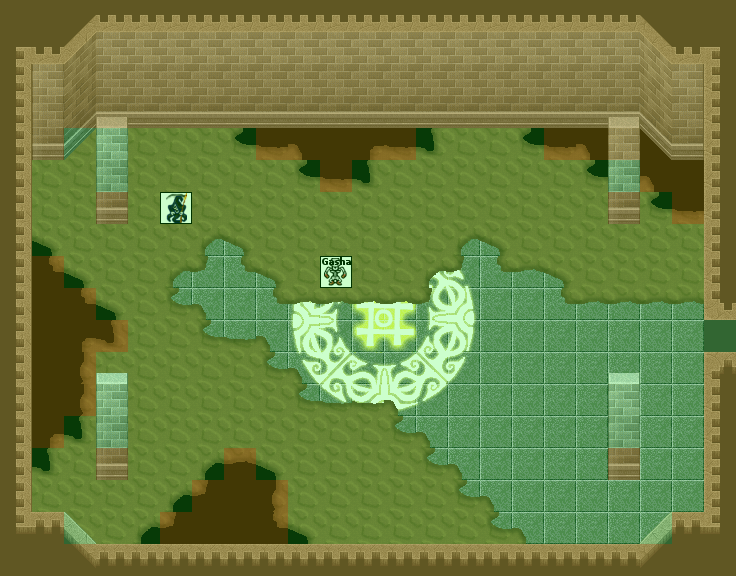

A level layout from a 2D game, rendered from its tile map. Below: a short description, then the map file with tile-grid data replaced by summaries:
An orthogonal 23x18 tile map with 32x32 px tiles, 8 tile layers (0_floor, 1_terrain, 2_object, 3_roof, ...), 11 tilesets.

<map version="1.2" tiledversion="1.2.0" orientation="orthogonal" renderorder="right-down" width="23" height="18" tilewidth="32" tileheight="32" infinite="0" nextlayerid="89" nextobjectid="1">
 <tileset firstgid="1" name="kafelek" tilewidth="32" tileheight="32" tilecount="1" columns="1">
  <image source="../../tileset/pol/domki/podloga/kafelek.png" width="32" height="32" />
 </tileset>
 <tileset firstgid="2" name="kosciol_sciany" tilewidth="32" tileheight="32" tilecount="30" columns="5">
  <image source="../../tileset/pol/domki/kosciol_sciany.png" width="160" height="192" />
 </tileset>
 <tileset firstgid="32" name="kosciol_nawy" tilewidth="32" tileheight="32" tilecount="14" columns="2">
  <image source="../../tileset/pol/domki/kosciol_nawy.png" width="64" height="224" />
 </tileset>
 <tileset firstgid="46" name="collision" tilewidth="32" tileheight="32" tilecount="1" columns="1">
  <image source="../../tileset/logic/collision.png" width="32" height="32" />
 </tileset>
 <tileset firstgid="47" name="protection" tilewidth="32" tileheight="32" tilecount="2" columns="2">
  <image source="../../tileset/logic/protection.png" width="64" height="32" />
 </tileset>
 <tileset firstgid="49" name="brown" tilewidth="32" tileheight="32" tilecount="5" columns="5">
  <image source="../../tileset/ground/brown.png" width="160" height="32" />
 </tileset>
 <tileset firstgid="54" name="brown_corners" tilewidth="32" tileheight="32" tilecount="8" columns="4">
  <image source="../../tileset/ground/brown_corners.png" width="128" height="64" />
 </tileset>
 <tileset firstgid="62" name="brown_edges" tilewidth="32" tileheight="32" tilecount="18" columns="6">
  <image source="../../tileset/ground/brown_edges.png" width="192" height="96" />
 </tileset>
 <tileset firstgid="80" name="undead_specter" tilewidth="32" tileheight="32" tilecount="6" columns="6">
  <image source="../../tileset/logic/creature/undead_specter.png" width="192" height="32" />
 </tileset>
 <tileset firstgid="86" name="undead_skeleton" tilewidth="32" tileheight="32" tilecount="6" columns="6">
  <image source="../../tileset/logic/creature/undead_skeleton.png" width="192" height="32" />
 </tileset>
 <tileset firstgid="92" name="kafelki_blyszczace" tilewidth="32" tileheight="32" tilecount="36" columns="6">
  <image source="../../tileset/pol/domki/podloga/kafelki_blyszczace.png" width="192" height="192" />
 </tileset>
 <layer id="81" name="0_floor" width="23" height="18">
  <data>[414 cells, 414 non-empty, 30 distinct tile ids]</data>
 </layer>
 <layer id="82" name="1_terrain" width="23" height="18">
  <data>[414 cells, 229 non-empty, 43 distinct tile ids]</data>
 </layer>
 <layer id="83" name="2_object" width="23" height="18">
  <data>[414 cells, 4 non-empty, 1 distinct tile ids]</data>
 </layer>
 <layer id="84" name="3_roof" width="23" height="18">
  <data>[414 cells, 14 non-empty, 5 distinct tile ids]</data>
 </layer>
 <layer id="85" name="4_roof_add" width="23" height="18">
  <data>[414 cells, 0 non-empty, 0 distinct tile ids]</data>
 </layer>
 <layer id="86" name="objects" width="23" height="18">
  <data>[414 cells, 2 non-empty, 2 distinct tile ids]</data>
 </layer>
 <layer id="87" name="collision" width="23" height="18" opacity="0.3">
  <data>[414 cells, 180 non-empty, 1 distinct tile ids]</data>
 </layer>
 <layer id="88" name="protection" width="23" height="18" opacity="0.2">
  <data>[414 cells, 414 non-empty, 1 distinct tile ids]</data>
 </layer>
</map>
